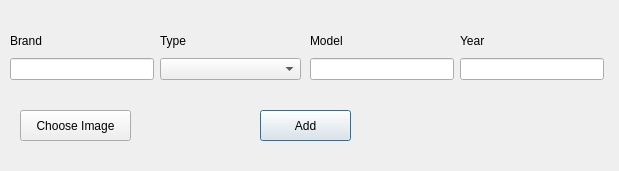
<?xml version="1.0" encoding="UTF-8"?>
<ui version="4.0">
 <class>AddNewModel</class>
 <widget class="QDialog" name="AddNewModel">
  <property name="geometry">
   <rect>
    <x>0</x>
    <y>0</y>
    <width>619</width>
    <height>171</height>
   </rect>
  </property>
  <property name="windowTitle">
   <string>Add New Model</string>
  </property>
  <widget class="QPushButton" name="pushButton_add">
   <property name="geometry">
    <rect>
     <x>260</x>
     <y>110</y>
     <width>91</width>
     <height>31</height>
    </rect>
   </property>
   <property name="text">
    <string>Add</string>
   </property>
  </widget>
  <widget class="QWidget" name="layoutWidget">
   <property name="geometry">
    <rect>
     <x>10</x>
     <y>30</y>
     <width>144</width>
     <height>50</height>
    </rect>
   </property>
   <layout class="QVBoxLayout" name="verticalLayout">
    <item>
     <widget class="QLabel" name="label">
      <property name="text">
       <string>Brand</string>
      </property>
     </widget>
    </item>
    <item>
     <widget class="QLineEdit" name="lineEdit_brand">
      <property name="text">
       <string/>
      </property>
     </widget>
    </item>
   </layout>
  </widget>
  <widget class="QWidget" name="layoutWidget">
   <property name="geometry">
    <rect>
     <x>160</x>
     <y>30</y>
     <width>141</width>
     <height>50</height>
    </rect>
   </property>
   <layout class="QVBoxLayout" name="verticalLayout_2">
    <item>
     <widget class="QLabel" name="label_2">
      <property name="text">
       <string>Type</string>
      </property>
     </widget>
    </item>
    <item>
     <widget class="QComboBox" name="comboBox_type"/>
    </item>
   </layout>
  </widget>
  <widget class="QWidget" name="layoutWidget">
   <property name="geometry">
    <rect>
     <x>310</x>
     <y>30</y>
     <width>144</width>
     <height>50</height>
    </rect>
   </property>
   <layout class="QVBoxLayout" name="verticalLayout_3">
    <item>
     <widget class="QLabel" name="label_3">
      <property name="text">
       <string>Model</string>
      </property>
     </widget>
    </item>
    <item>
     <widget class="QLineEdit" name="lineEdit_model">
      <property name="text">
       <string/>
      </property>
     </widget>
    </item>
   </layout>
  </widget>
  <widget class="QWidget" name="layoutWidget">
   <property name="geometry">
    <rect>
     <x>460</x>
     <y>30</y>
     <width>144</width>
     <height>50</height>
    </rect>
   </property>
   <layout class="QVBoxLayout" name="verticalLayout_4">
    <item>
     <widget class="QLabel" name="label_4">
      <property name="text">
       <string>Year</string>
      </property>
     </widget>
    </item>
    <item>
     <widget class="QLineEdit" name="lineEdit_year"/>
    </item>
   </layout>
  </widget>
  <widget class="QPushButton" name="pushButton_chooseImage">
   <property name="geometry">
    <rect>
     <x>20</x>
     <y>110</y>
     <width>111</width>
     <height>31</height>
    </rect>
   </property>
   <property name="text">
    <string>Choose Image</string>
   </property>
  </widget>
 </widget>
 <resources/>
 <connections/>
</ui>
